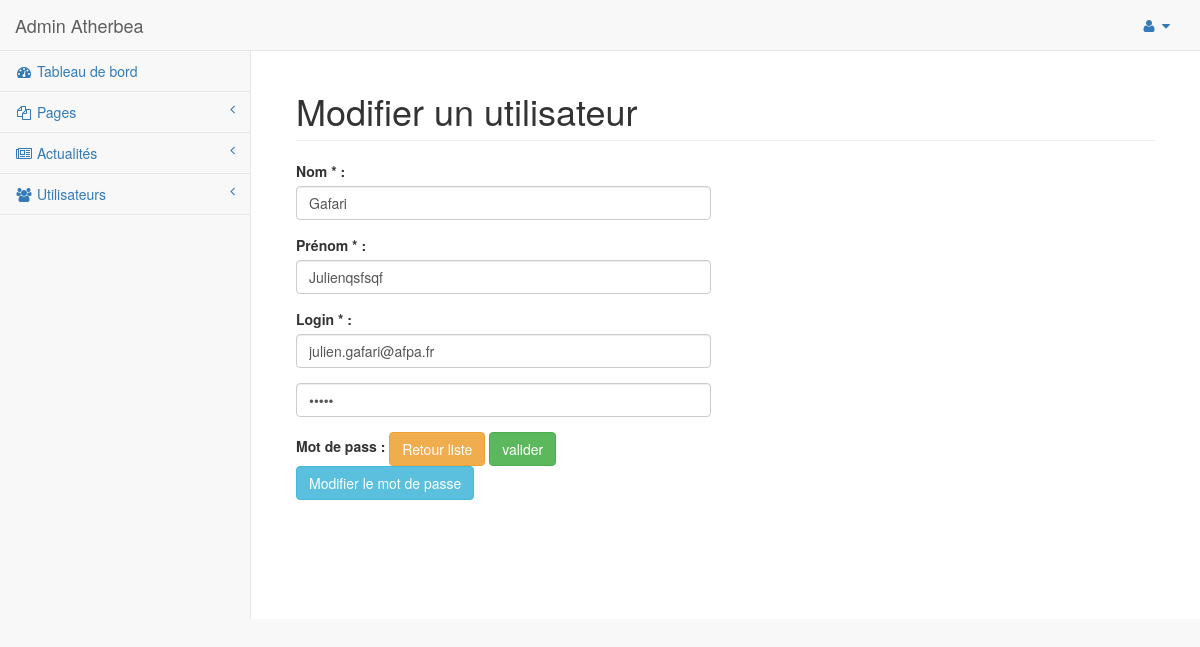
Screenshot of /admin/user/form.php?id=1 (signed in) with the database file from the repository.
### tables this page shows
CREATE TABLE IF NOT EXISTS `user` (
  `id` int(9) NOT NULL AUTO_INCREMENT,
  `nom` varchar(255) NOT NULL,
  `prenom` varchar(255) NOT NULL,
  `email` varchar(255) NOT NULL,
  `password` varchar(255) NOT NULL,
  PRIMARY KEY (`id`)
);

### admin/user/form.php (the view, shortened to what this page needs)
<?php
include("../inc/conf.php");
$title = "Ajouter un utilisateur";
$id = 0;
$nom = "";
$prenom = "";
$login = "";
$password = "";
if (isset($_SESSION["post"])) {
    $id = $_SESSION["post"]["id"];
    $nom = $_SESSION["post"]["nom"];
    $prenom = $_SESSION["post"]["prenom"];
    $login = $_SESSION["post"]["email"];
    $password = $_SESSION["post"]["password"];
    unset($_SESSION["post"]);
} elseif (isset($_GET["id"])) {
    $title = "Modifier un utilisateur";
    $sql = "SELECT * FROM user WHERE id=" . $_GET["id"];
    $sth = $dbh->prepare($sql);
    $sth->execute();
    $user = $sth->fetch(PDO::FETCH_ASSOC);
    $id = $user["id"];
    $nom = $user["nom"];
    $prenom = $user["prenom"];
    $login = $user["email"];
    $password = $user["password"];
}
?>
<!DOCTYPE html>
<html lang="en">
    <head>
        <?php
        include("../inc/head.php");
        ?>
    </head>
    <body>
        <div id="wrapper">
            <?php
            include("../inc/menu.php");
            ?>
            <div id="page-wrapper">
                <div class="container-fluid">
                    <div class="row">
                        <div class="col-lg-12">
                            <h1 class="page-header"><?php echo $title; ?></h1>
                        </div>
                    </div>
                    <div class="row">
                        <div class="col-lg-6">
                            <form enctype="multipart/form-data" action="<?php echo SITE_URL;?>user/action.php" method="post">
                                <div class="form-group">
                                    <label>Nom * :</label>
                                    <input type="text" class="form-control" name="nom" value="<?php echo $nom; ?>" placeholder="Nom">
                                </div>
                                <div class="form-group">
                                    <label>Prénom * :</label>
                                    <input type="text" class="form-control" name="prenom" value="<?php echo $prenom; ?>" placeholder="Prénom">
                                </div>
                                <div class="form-group">
                                    <label>Login * :</label>
                                    <input type="email" class="form-control" name="email" value="<?php echo $login; ?>" placeholder="Login">
                                </div>
                                <div class="form-group">
                                    <input type="password" class="form-control" name="password" value="<?php echo $password; ?>" placeholder="password">
                                </div>
                                <div class="form-group">
                                    <label>Mot de pass :</label>
                                    <a href="<?php echo SITE_URL;?>user/index.php" class="btn btn-warning">Retour liste</a>
                                    <input type="submit" value="valider" name="bt_add_user" class="btn btn-success">
                                    <a href="<?php echo SITE_URL;?>user/formupdate.php?id=<?php echo $id; ?>" class="btn btn-info">Modifier le mot de passe</a>
                                </div>
                            </form>
                        </div>
                    </div>
                </div>
            </div>
        </div>
    </body>
</html>

### rows the page displays
user: nom "Gafari", prenom "Julienqsfsqf", email "julien.gafari@afpa.fr"

### other values shown
$title "Modifier un utilisateur"
